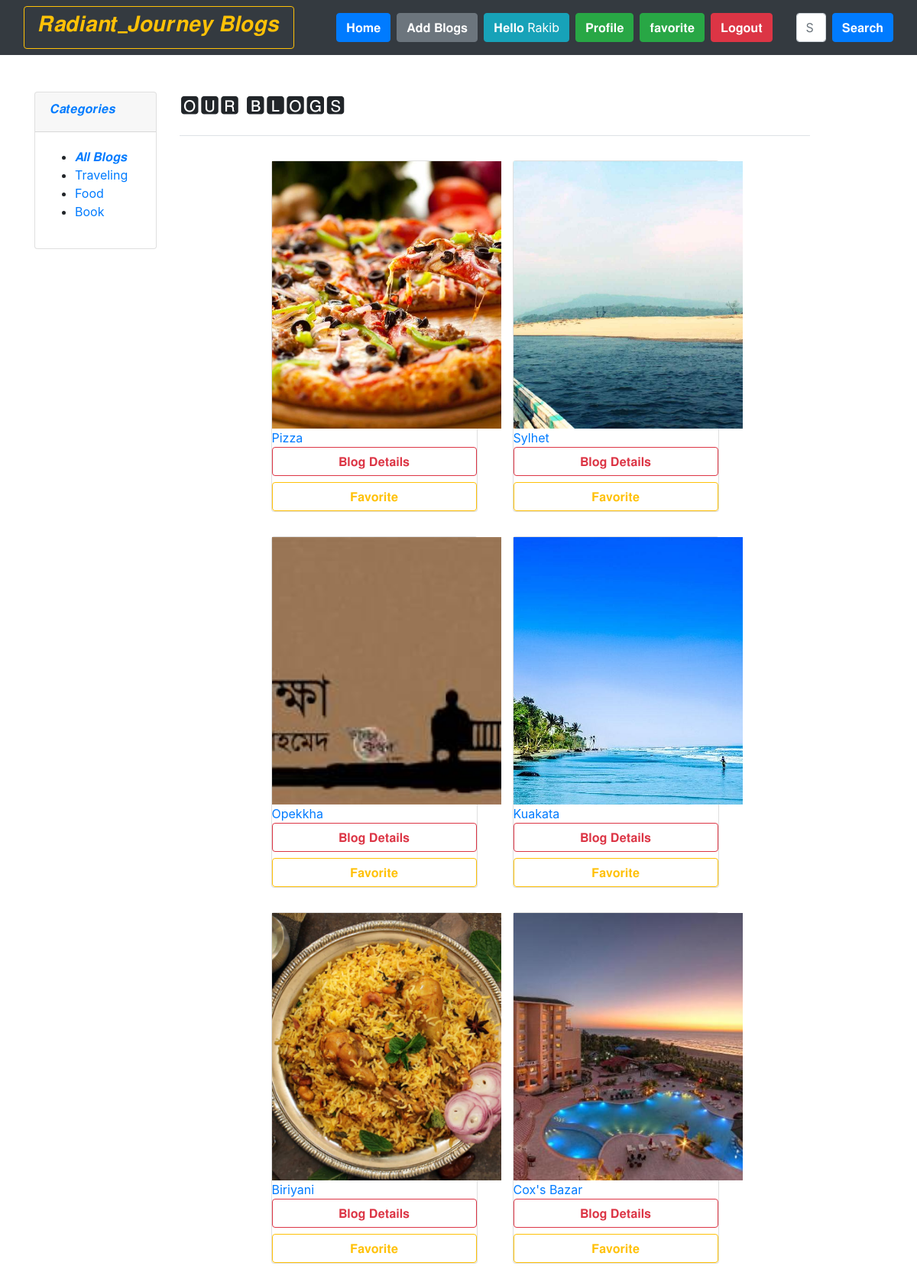
The page / (signed in) on the database as committed earlier.
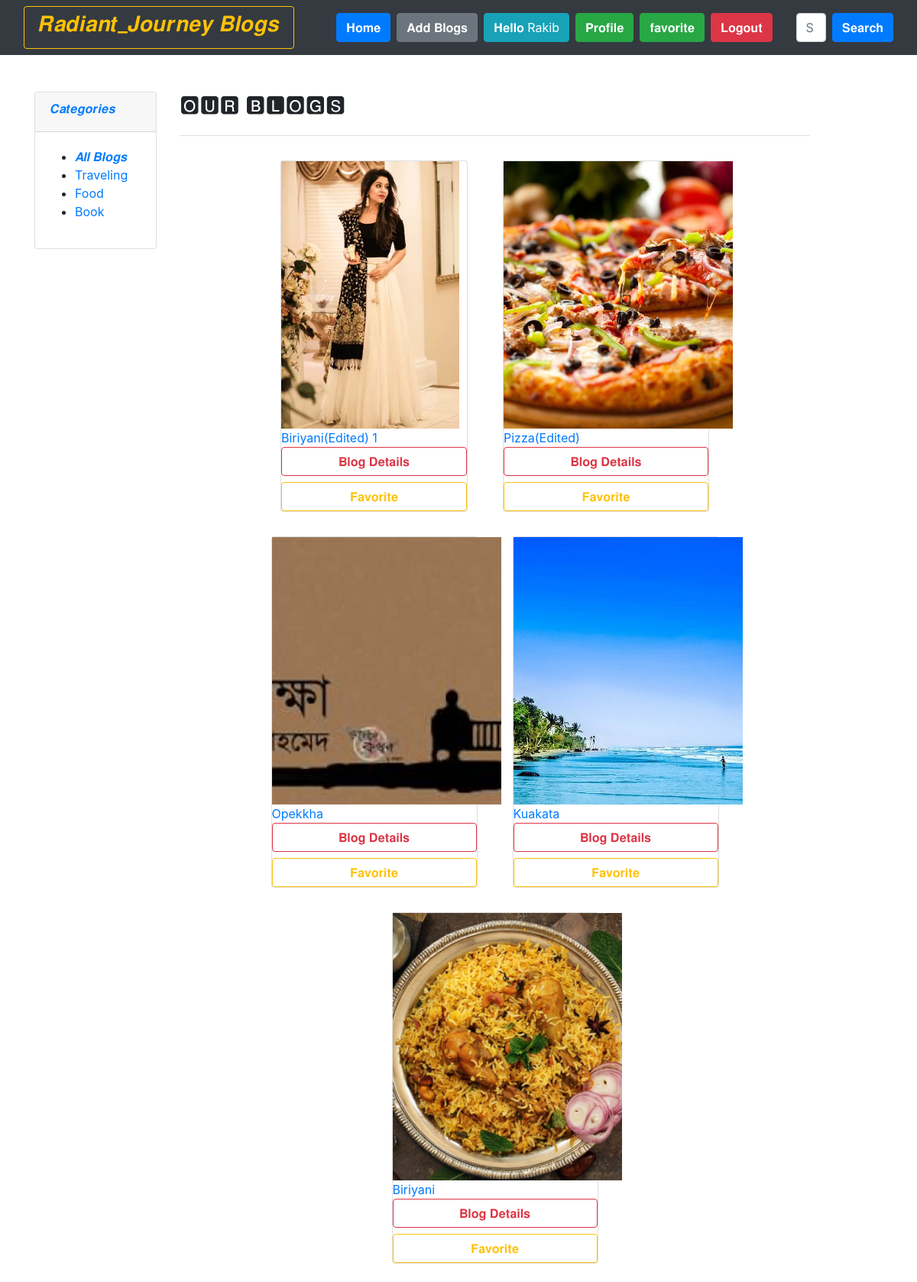
The same page on the database as committed later.
### home/models.py (models this page shows, shortened)
class Category(models.Model):
    category_name=models.CharField(max_length=50,unique=True)
    slug=models.SlugField(max_length=100,unique=True)

class BlogPost(models.Model):
    title=models.CharField(max_length=255)
    author= models.ForeignKey(User, on_delete=models.CASCADE)
    slug=models.CharField(max_length=130)
    content=models.TextField()
    image = models.ImageField(upload_to="profile_pics", blank=True, null=True)
    dateTime=models.DateTimeField(auto_now_add=True)
    category=models.ForeignKey(Category,on_delete=models.CASCADE)

### home/views.py (the view)
# urls.py: path("", views.blogs, name="blogs"),
def blogs(request, slug=None):
    categories = None
    posts = BlogPost.objects.all().order_by('-dateTime')
    print("In blogs")
    if not request.user.is_authenticated:
        return redirect('login')
    if slug:
        categories = get_object_or_404(Category, slug=slug)
        posts = posts.filter(category=categories).order_by('-dateTime')
        print(posts)
    categories = Category.objects.all()
    favorite_blogs = Favorite.objects.filter(user=request.user).values_list('blog', flat=True)
    return render(request, "blog.html", {'posts': posts,
                                         'favorite_blogs': favorite_blogs,
                                         'categories': categories
                                         })

### home/templates/blog.html (shortened to what this page needs)
{% extends 'base.html' %}
{% block body %}
<section class="section-content padding-y">
  <div class="container">
    <div class="row">
      <aside class="col-md-2">
        <div class="card">
          <article class="filter-group">
            <header class="card-header">
              <a href="#" data-toggle="collapse" data-target="#collapse_1" aria-expanded="true" class="">
                <h6 class="title">𝑪𝒂𝒕𝒆𝒈𝒐𝒓𝒊𝒆𝒔</h6>
              </a>
            </header>
            <div class="filter-content collapse show" id="collapse_1" style="">
              <div class="card-body">
                <ul class="list-menu">
                  <li><a href="{% url 'blogs' %}">𝑨𝒍𝒍 𝑩𝒍𝒐𝒈𝒔 </a></li>
                  {% for cat in categories %}
                      <li>
                          <a href="{% url 'cat_wise_blog' slug=cat.slug %}">{{cat.category_name}}</a>
                      </li>
                  {% endfor %}
              </ul>
              </div>
            </div>
          </article>
        </div>
      </aside>
      <main class="col-md-9">
        <header class="border-bottom mb-4 pb-3">
          <div class="form-inline">
            <span class="mr-md-auto"><b></b> <h3>🅾🆄🆁 🅱🅻🅾🅶🆂</h3></span>
          </div>
        </header>
        <div style=" " class="row mx-auto justify-content-center">
          {% if posts %}
          {% for blog in posts %}
            <div style="max-width:300px; " class="col-lg-4  m-2">
              <figure class="card card-product-grid">
                <div class="img-wrap">
                  <a href="#"><img style="max-width:300px; height:350px; object-fit:cover;" src="{{ blog.image.url }}" /></a>
                </div>
                <figcaption class="info-wrap">
                  <div class="fix-height">
                    <a href="{% url 'blog_details' blog_id=blog.id %}" class="title">{{blog.title}}</a>
                  </div>
                  <a class="btn btn-outline-danger btn-block" href="{% url 'blog_details' blog_id=blog.id %}">𝐁𝐥𝐨𝐠 𝐃𝐞𝐭𝐚𝐢𝐥𝐬</a>
                  <a class="btn btn-outline-warning btn-block" href="{% url 'save_favorite' blog_id=blog.id %}">𝐅𝐚𝐯𝐨𝐫𝐢𝐭𝐞</a>
                </figcaption>
              </figure>
            </div>
          {% endfor %}
          {% else %}
          <div>
            <h2>No result found. Please try again.</h2>
          </div>
          {% endif %}
        </div>
{% endblock %}

### home/templates/base.html (shortened to what this page needs)
<!doctype html>
<html lang="en">
  <head>
    <link href="//maxcdn.bootstrapcdn.com/bootstrap/4.1.1/css/bootstrap.min.css" rel="stylesheet" id="bootstrap-css">
    <link href="https://cdn.jsdelivr.net/npm/bootstrap@5.0.2/dist/css/bootstrap.min.css" rel="stylesheet">
    <link rel="stylesheet" href="https://maxcdn.bootstrapcdn.com/bootstrap/4.0.0/css/bootstrap.min.css">
  </head>
  <body>
    <nav class="navbar navbar-expand-lg navbar-dark bg-dark sticky-top">
        <div class="container-fluid">
          <a style="text-align:center;width: 40%;margin: auto;" class="btn btn-outline-warning me-4" href="#"><h3>𝑹𝒂𝒅𝒊𝒂𝒏𝒕_𝑱𝒐𝒖𝒓𝒏𝒆𝒚 𝑩𝒍𝒐𝒈𝒔</h3></a>
          <div class="collapse navbar-collapse" id="navbarSupportedContent">
          <div class="container mx-3">
            <ul class="navbar-nav me-auto mb-2 mb-lg-0">
              <li class="nav-item">
                <a class="btn btn-primary me-2" aria-current="page" href="/">𝐇𝐨𝐦𝐞</a>
              </li>
              {% if user.is_authenticated %}
              <li class="nav-item">
                <a class="btn btn-secondary me-2 " href="/add_blogs/">𝐀𝐝𝐝 𝐁𝐥𝐨𝐠𝐬</a>
              </li>
              <li class="nav-item">
                <a class="btn btn-info me-2" href="#">𝐇𝐞𝐥𝐥𝐨 {{request.user}}</a>
              </li>
              <li class="nav-item">
                <a class="btn btn-success me-2" href="/profile/">𝐏𝐫𝐨𝐟𝐢𝐥𝐞</a>
              </li>
              <li class="nav-item">
                <a class="btn btn-success me-2" href="/favorite/">𝐟𝐚𝐯𝐨𝐫𝐢𝐭𝐞</a>
              </li>
              <li class="nav-item">
                <a class="btn btn-danger"href="/logout/">𝐋𝐨𝐠𝐨𝐮𝐭</a>
              </li>
              {% endif %}
            </ul>
            </div>
            <form class="d-flex" method="POST" action="/search/"> {% csrf_token %}
              <input class="form-control me-2" type="search" placeholder="Search" name="searched" id="searched" aria-label="Search">
              <button href="/search/" class="btn btn-primary" type="submit">𝐒𝐞𝐚𝐫𝐜𝐡</button>
            </form>
          </div>
        </div>
      </nav>
      {% block body %}
      {% endblock %}
</body>
</html>

Rows that differ between the two databases and show on the page:
removed BlogPost: image (picture), title "Sylhet"
removed BlogPost: image (picture), title "Cox's Bazar"
added BlogPost: image (picture), title "Biriyani(Edited) 1"
changed BlogPost: title "Pizza" → "Pizza(Edited)"
